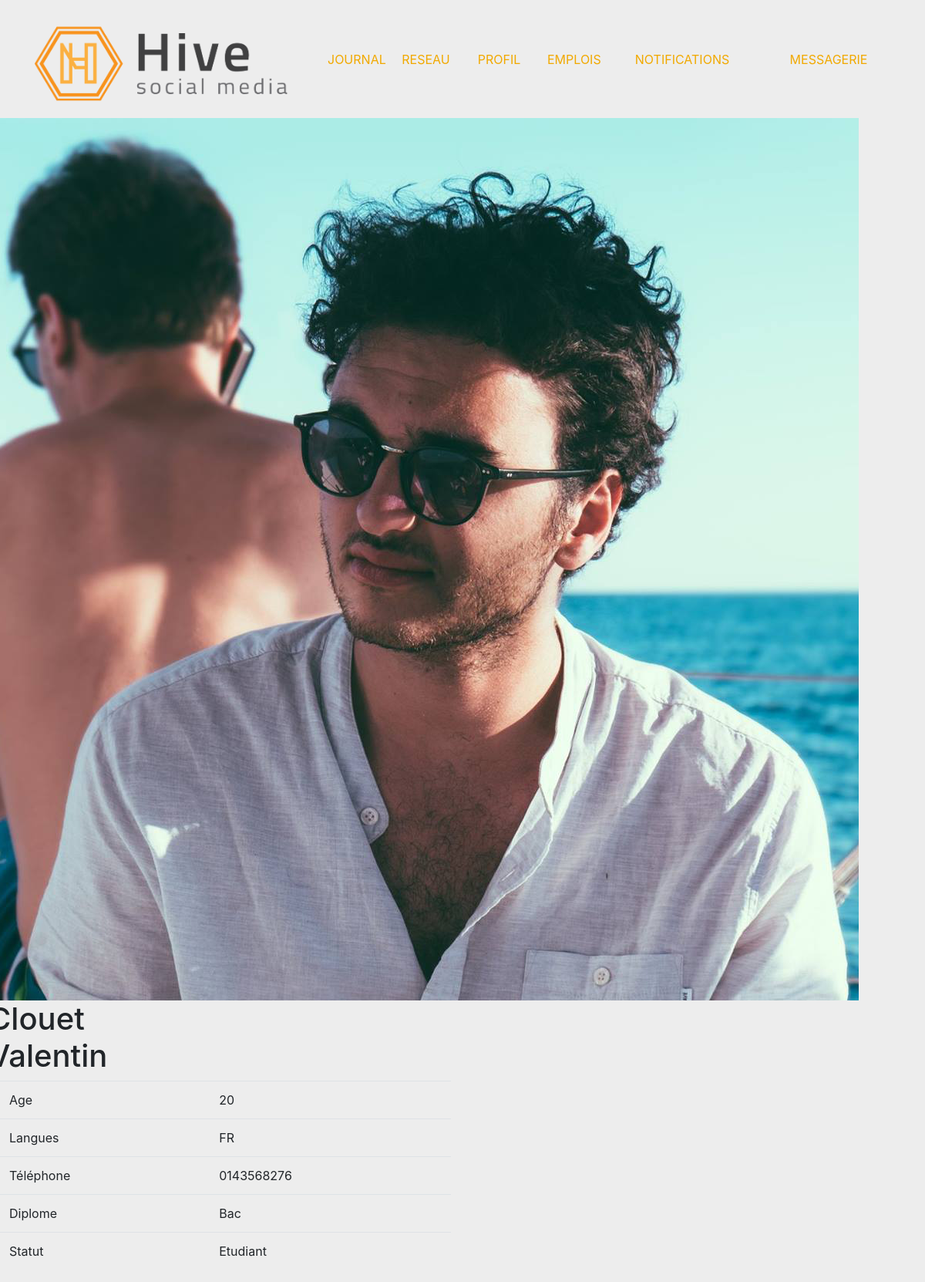
The page /Valentin/Profil.php (signed in) on the database as committed earlier.
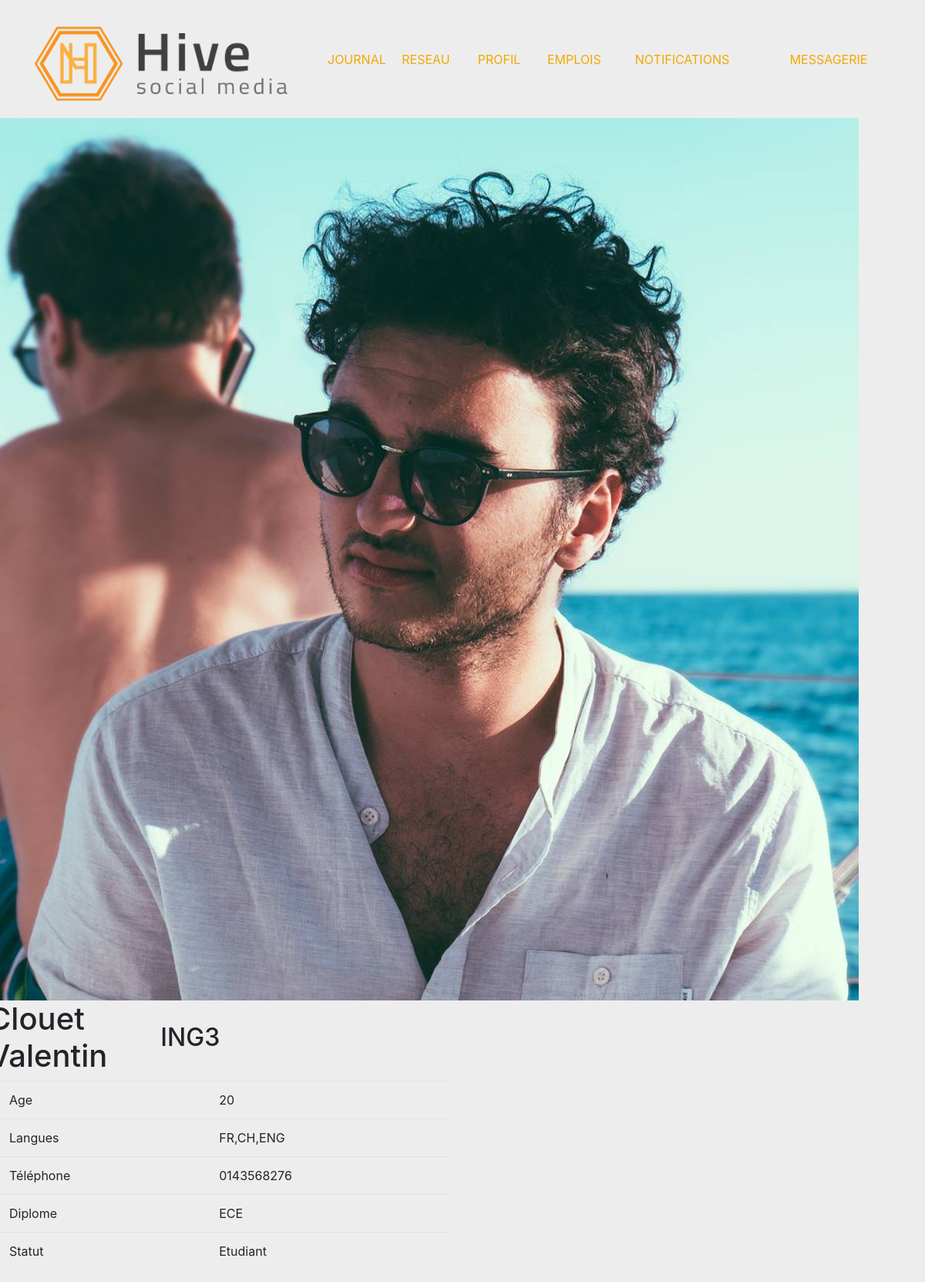
The same page on the database as committed later.
### tables this page shows
CREATE TABLE IF NOT EXISTS `user` (
  `IDuser` varchar(255) NOT NULL,
  `Nom` varchar(255) NOT NULL,
  `Prenom` varchar(255) NOT NULL,
  `Mdp` varchar(255) NOT NULL,
  `Sexe` varchar(255) NOT NULL,
  `Statut` varchar(255) NOT NULL,
  `Photo` varchar(255) NOT NULL,
  `Langue` varchar(255) NOT NULL,
  `Diplome` varchar(255) NOT NULL,
  `Telephone` varchar(255) NOT NULL,
  `Age` int(11) NOT NULL,
  `Statut2` tinyint(1) NOT NULL,
  PRIMARY KEY (`IDuser`)
);

CREATE TABLE IF NOT EXISTS `etudiant` (
  `IDEtudiant` int(11) NOT NULL AUTO_INCREMENT,
  `IDUser` varchar(255) NOT NULL,
  `ING` int(11) NOT NULL,
  `Majeur` varchar(255) NOT NULL,
  `Stage` varchar(255) NOT NULL,
  `Associatif` varchar(255) NOT NULL,
  PRIMARY KEY (`IDEtudiant`),
  KEY `IDUser` (`IDUser`)
);

### Valentin/Profil.php (the view, shortened to what this page needs)
<!DOCTYPE HTML>
<html>
<head>
  <link href="assets/css/bootstrap.css" rel="stylesheet">
  <link href="assets/css/tuto.css" rel="stylesheet">
</head>
<body>
  <header>
    <div class="container">
      <div class="row">
        <img class="col-lg-4" src="images/TheHiveLogoPetit.png" alt="TheHiveLogoGrand" id="logoPetit">
        <a href=" journal.html " class="col-lg-1 headerTextMenu ">JOURNAL</a>
        <a href=" reseau.html" class="col-lg-1 headerTextMenu">RESEAU</a>
        <a href=" profil.html" class="col-lg-1 headerTextMenu ">PROFIL</a>
        <a href=" emplois.html" class="col-lg-1 headerTextMenu">EMPLOIS</a>
        <a href=" notifications.html" class="col-lg-2 headerTextMenu">NOTIFICATIONS</a>
        <a href=" messagerie.html" class="col-lg-2 headerTextMenu">MESSAGERIE</a>
  </header>
  <div class="row">
    <div class="row">
      <img class="PhotoProfil" src="images/PhotoProfil.png" alt="photoProfil">
      <div class="form-row align-items-center">
      	<div  class ="col center">
        <h1 class="col-lg-12">
<?php
$SID= $_SESSION['IDuser'];
$serveur ="localhost";
$login = "root";
$pw = "";
$bdd = "ProjetWEB";
$co= mysqli_connect($serveur,$login,$pw,$bdd);
$sql = "SELECT Nom,Prenom FROM user WHERE IDuser='$SID' ";
$result = $co->query($sql);
if ($result->num_rows > 0) {
    while($row = $result->fetch_assoc()) {
        echo $row['Nom']." ".$row['Prenom'];
    }
	}
?>
        </h1>
    </div>
        <div class="col center">
        <h2 class="col-lg-12">
<?php
$SID= $_SESSION['IDuser'];
$serveur ="localhost";
$login = "root";
$pw = "";
$bdd = "ProjetWEB";
$co= mysqli_connect($serveur,$login,$pw,$bdd);
$sql = "SELECT ING FROM etudiant WHERE IDuser='$SID' ";
$result = $co->query($sql);
if ($result->num_rows > 0) {
    while($row = $result->fetch_assoc()) {
        echo "ING".$row['ING'];
    }
	}
?>
		</h2>
	</div>
      </div>
    </div>
  </div>
  <div class="row center">
    <div class="col-lg-6">
      <table class="table ">
        <tbody>
          <tr>
            <td>Age</td>
            <td>
<?php
$SID= $_SESSION['IDuser'];
$serveur ="localhost";
$login = "root";
$pw = "";
$bdd = "ProjetWEB";
$co= mysqli_connect($serveur,$login,$pw,$bdd);
$sql = "SELECT Age FROM user WHERE IDuser='$SID' ";
$result = $co->query($sql);
if ($result->num_rows > 0) {
    while($row = $result->fetch_assoc()) {
        echo $row['Age'];
    }
	}
?>
            </td>
          </tr>
          <tr>
            <td>Langues</td>
            <td>
<?php
$SID= $_SESSION['IDuser'];
$serveur ="localhost";
$login = "root";
$pw = "";
$bdd = "ProjetWEB";
$co= mysqli_connect($serveur,$login,$pw,$bdd);
$sql = "SELECT Langue FROM user WHERE IDuser='$SID' ";
$result = $co->query($sql);
if ($result->num_rows > 0) {
    while($row = $result->fetch_assoc()) {
        echo $row['Langue'];
    }
	}
?>
            </td>
          </tr>
          <tr>
            <td>Téléphone</td>
            <td>
<?php
$SID= $_SESSION['IDuser'];
$serveur ="localhost";
$login = "root";
$pw = "";
$bdd = "ProjetWEB";
$co= mysqli_connect($serveur,$login,$pw,$bdd);
$sql = "SELECT Telephone FROM user WHERE IDuser='$SID' ";
$result = $co->query($sql);
if ($result->num_rows > 0) {
    while($row = $result->fetch_assoc()) {
        echo $row['Telephone'];
    }
	}
?></td>
          </tr>
          <tr>
            <td>Diplome</td>
            <td>
<?php
$SID= $_SESSION['IDuser'];
$serveur ="localhost";
$login = "root";
$pw = "";
$bdd = "ProjetWEB";
$co= mysqli_connect($serveur,$login,$pw,$bdd);
$sql = "SELECT Diplome FROM user WHERE IDuser='$SID' ";
$result = $co->query($sql);
if ($result->num_rows > 0) {
    while($row = $result->fetch_assoc()) {
        echo $row['Diplome'];
    }
	}
?>
            </td>
          </tr>
          <tr>
            <td>Statut</td>
            <td>
<?php
$SID= $_SESSION['IDuser'];
$serveur ="localhost";
$login = "root";
$pw = "";
$bdd = "ProjetWEB";
$co= mysqli_connect($serveur,$login,$pw,$bdd);
$sql = "SELECT Statut FROM user WHERE IDuser='$SID' ";
$result = $co->query($sql);
if ($result->num_rows > 0) {
    while($row = $result->fetch_assoc()) {
        echo $row['Statut'];
    }
	}
?>
</td>
          </tr>
        </tbody>
      </table>
    </div>
  </div>
</body>
</html>

Rows that differ between the two databases and show on the page:
changed user "Clouet": Langue "FR" → "FR,CH,ENG"; Diplome "Bac" → "ECE"
added etudiant: ING "3"
